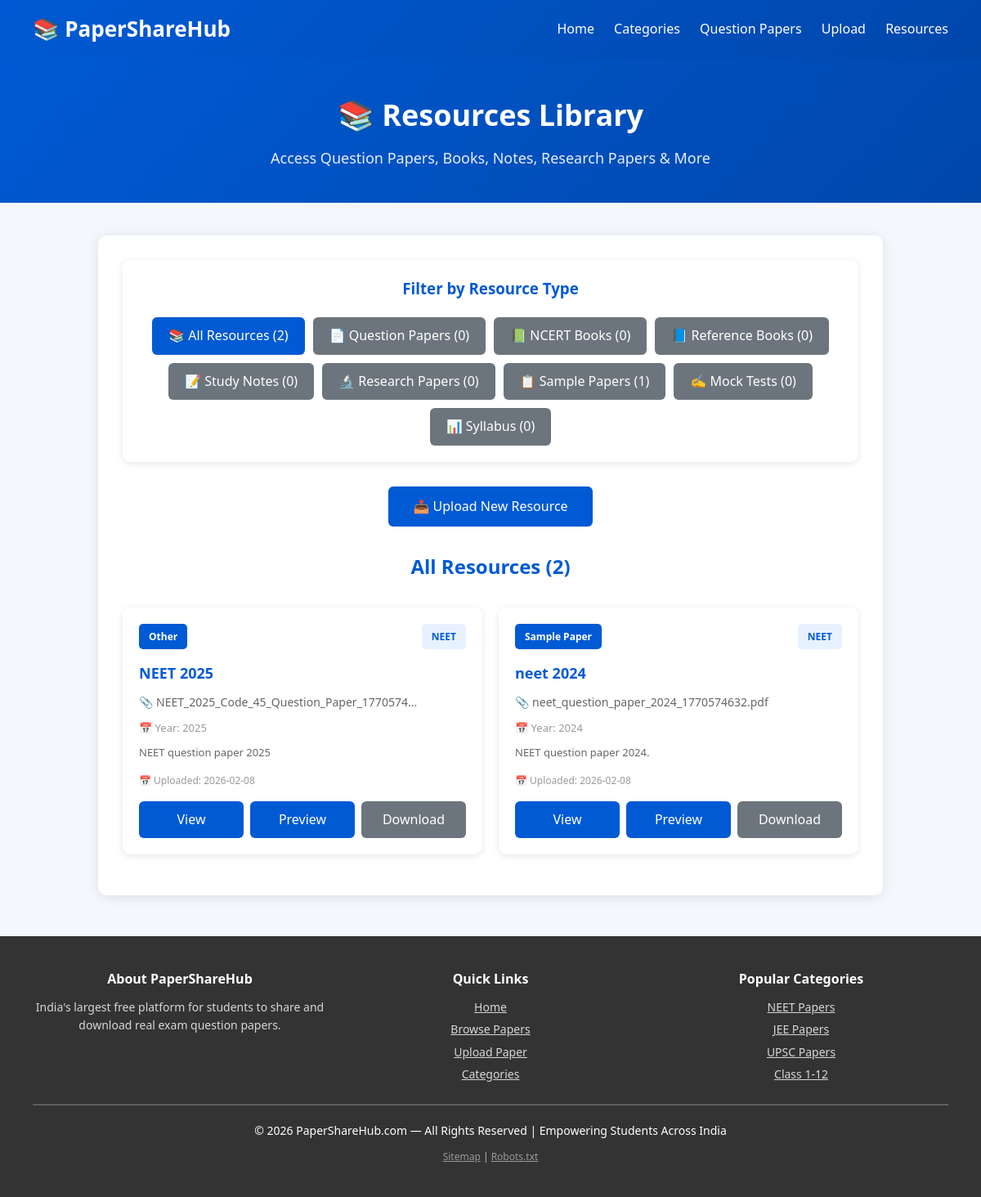
Page /resources on the committed database.
### tables this page shows
CREATE TABLE papers (
            id INTEGER PRIMARY KEY AUTOINCREMENT,
            exam_name TEXT NOT NULL,
            category TEXT NOT NULL,
            resource_type TEXT NOT NULL,
            filename TEXT NOT NULL,
            filepath TEXT NOT NULL,
            year TEXT,
            description TEXT,
            upload_date TIMESTAMP DEFAULT CURRENT_TIMESTAMP
        );

### app.py (the view)
@app.route("/resources")
def resources():
    resource_type = request.args.get("type", "all")
    conn = connect_db()
    if resource_type == "all":
        cur = conn.execute("SELECT * FROM papers ORDER BY resource_type, upload_date DESC")
    else:
        cur = conn.execute(
            "SELECT * FROM papers WHERE resource_type = ? ORDER BY upload_date DESC",
            (resource_type,)
        )
    resources = cur.fetchall()
    resource_counts = {}
    count_cur = conn.execute("SELECT resource_type, COUNT(*) as count FROM papers GROUP BY resource_type")
    for row in count_cur.fetchall():
        resource_counts[row['resource_type']] = row['count']
    conn.close()
    return render_template("resources.html",
                          resources=resources,
                          resource_type=resource_type,
                          resource_counts=resource_counts)

### app.py (called while the page is built)
def connect_db():
    conn = sqlite3.connect("database/database.db")
    conn.row_factory = sqlite3.Row
    return conn

### templates/resources.html (shortened to what this page needs)
{% extends "base.html" %}
{% block content %}
<div style="background: linear-gradient(135deg, #005ad4 0%, #0047ab 100%); padding: 40px 20px; color: white; text-align: center;">
    <h1 style="font-size: 36px; margin-bottom: 10px;">📚 Resources Library</h1>
    <p style="font-size: 18px; opacity: 0.9;">Access Question Papers, Books, Notes, Research Papers & More</p>
</div>
<div class="intro" style="max-width: 1200px;">
    <div style="background: white; padding: 20px; border-radius: 10px; margin-bottom: 30px; box-shadow: 0 2px 10px rgba(0,0,0,0.1);">
        <h3 style="text-align: center; margin-bottom: 20px; color: #005ad4;">Filter by Resource Type</h3>
        <div style="display: flex; flex-wrap: wrap; gap: 10px; justify-content: center;">
            <a href="/resources?type=all" class="btn {% if resource_type == 'all' %}{% else %}btn-secondary{% endif %}" style="padding: 10px 20px;">
                📚 All Resources ({{ resource_counts.values()|sum if resource_counts else 0 }})
            </a>
            <a href="/resources?type=Question Paper" class="btn {% if resource_type == 'Question Paper' %}{% else %}btn-secondary{% endif %}" style="padding: 10px 20px;">
                📄 Question Papers ({{ resource_counts.get('Question Paper', 0) }})
            </a>
            <a href="/resources?type=NCERT Book" class="btn {% if resource_type == 'NCERT Book' %}{% else %}btn-secondary{% endif %}" style="padding: 10px 20px;">
                📗 NCERT Books ({{ resource_counts.get('NCERT Book', 0) }})
            </a>
            <a href="/resources?type=Reference Book" class="btn {% if resource_type == 'Reference Book' %}{% else %}btn-secondary{% endif %}" style="padding: 10px 20px;">
                📘 Reference Books ({{ resource_counts.get('Reference Book', 0) }})
            </a>
            <a href="/resources?type=Study Notes" class="btn {% if resource_type == 'Study Notes' %}{% else %}btn-secondary{% endif %}" style="padding: 10px 20px;">
                📝 Study Notes ({{ resource_counts.get('Study Notes', 0) }})
            </a>
            <a href="/resources?type=Research Paper" class="btn {% if resource_type == 'Research Paper' %}{% else %}btn-secondary{% endif %}" style="padding: 10px 20px;">
                🔬 Research Papers ({{ resource_counts.get('Research Paper', 0) }})
            </a>
            <a href="/resources?type=Sample Paper" class="btn {% if resource_type == 'Sample Paper' %}{% else %}btn-secondary{% endif %}" style="padding: 10px 20px;">
                📋 Sample Papers ({{ resource_counts.get('Sample Paper', 0) }})
            </a>
            <a href="/resources?type=Mock Test" class="btn {% if resource_type == 'Mock Test' %}{% else %}btn-secondary{% endif %}" style="padding: 10px 20px;">
                ✍️ Mock Tests ({{ resource_counts.get('Mock Test', 0) }})
            </a>
            <a href="/resources?type=Syllabus" class="btn {% if resource_type == 'Syllabus' %}{% else %}btn-secondary{% endif %}" style="padding: 10px 20px;">
                📊 Syllabus ({{ resource_counts.get('Syllabus', 0) }})
            </a>
        </div>
    </div>
    <div style="text-align: center; margin-bottom: 30px;">
        <a href="/upload" class="btn" style="padding: 12px 30px; font-size: 16px;">📤 Upload New Resource</a>
    </div>
    {% if resources %}
        <h2 style="text-align: center; color: #005ad4; margin-bottom: 30px;">
            {% if resource_type == 'all' %}
                All Resources ({{ resources|length }})
            {% else %}
                {{ resource_type }} ({{ resources|length }})
            {% endif %}
        </h2>
        <div style="display: grid; grid-template-columns: repeat(auto-fill, minmax(320px, 1fr)); gap: 20px;">
            {% for resource in resources %}
            <div class="paper-card" style="background: white; padding: 20px; border-radius: 10px; box-shadow: 0 2px 10px rgba(0,0,0,0.1); transition: all 0.3s;">
                <div style="display: flex; justify-content: space-between; margin-bottom: 15px; flex-wrap: wrap; gap: 8px;">
                    <span style="background: #005ad4; color: white; padding: 6px 12px; border-radius: 5px; font-size: 12px; font-weight: bold;">
                        {{ resource.resource_type }}
                    </span>
                    <span style="background: #e8f2ff; color: #005ad4; padding: 6px 12px; border-radius: 5px; font-size: 12px; font-weight: bold;">
                        {{ resource.category }}
                    </span>
                </div>
                <h3 style="color: #333; font-size: 18px; margin-bottom: 10px;">
                    <a href="/exam/{{ resource.category }}/{{ resource.exam_name }}" style="color: #005ad4; text-decoration: none;">
                        {{ resource.exam_name }}
                    </a>
                </h3>
                <p style="color: #666; font-size: 14px; margin-bottom: 10px;">
                    📎 {{ resource.filename[:40] }}{% if resource.filename|length > 40 %}...{% endif %}
                </p>
                {% if resource.year %}
                <p style="color: #999; font-size: 13px; margin-bottom: 10px;">
                    📅 Year: {{ resource.year }}
                </p>
                {% endif %}
                {% if resource.description %}
                <p style="color: #666; font-size: 13px; margin-bottom: 15px; line-height: 1.5;">
                    {{ resource.description[:80] }}{% if resource.description|length > 80 %}...{% endif %}
                </p>
                {% endif %}
                <div style="font-size: 12px; color: #999; margin-bottom: 15px;">
                    📅 Uploaded: {{ resource.upload_date[:10] }}
                </div>
                <div style="display: flex; gap: 8px; flex-wrap: wrap;">
                    <a href="/paper/{{ resource.id }}" class="btn" style="flex: 1; text-align: center; padding: 10px;">
                        View
                    </a>
                    <a href="/view/{{ resource.filename }}" class="btn" style="flex: 1; text-align: center; padding: 10px;" target="_blank">
                        Preview
                    </a>
                    <a href="/download/{{ resource.filename }}" class="btn btn-secondary" style="flex: 1; text-align: center; padding: 10px;">
                        Download
                    </a>
                </div>
            </div>
            {% endfor %}
        </div>
    {% endif %}
</div>
{% endblock %}

### static/css/style.css (style rules this page uses)
* { margin: 0; padding: 0; box-sizing: border-box; }
body { font-family: 'Segoe UI', Tahoma, Geneva, Verdana, sans-serif; background: #f4f7fc; color: #333; line-height: 1.6; }
.intro { width: 80%; max-width: 900px; margin: 40px auto; background: white; padding: 30px; box-shadow: 0 2px 15px rgba(0,0,0,0.1); border-radius: 10px; }
.intro h2 { color: #005ad4; margin-bottom: 15px; }
.intro p { margin-bottom: 15px; font-size: 16px; }
.paper-card { background: white; padding: 25px; box-shadow: 0 2px 10px rgba(0,0,0,0.1); border-radius: 10px; margin-bottom: 20px; transition: box-shadow 0.3s; }
.paper-card h3 { color: #005ad4; margin-bottom: 10px; }
.paper-card p { margin: 5px 0; color: #666; }
.btn { background: #005ad4; padding: 12px 25px; color: white; text-decoration: none; border-radius: 6px; display: inline-block; font-weight: 500; border: none; cursor: pointer; transition: background 0.3s; }
.btn-secondary { background: #6c757d; }

### rows in the picture
papers: resource_type "Other", category "NEET", exam_name "NEET 2025", filename "NEET_2025_Code_45_Question_Paper_1770574", year "2025", description "NEET question paper 2025", upload_date "2026-02-08"
papers: resource_type "Sample Paper", category "NEET", exam_name "neet 2024", filename "neet_question_paper_2024_1770574632.pdf", year "2024", description "NEET question paper 2024.", upload_date "2026-02-08"

### other values in the picture
{{ resource_counts.values()|sum if resource_counts else 0 }} "2"
{{ resource_counts.get('Question Paper', 0) }} "0"
{{ resource_counts.get('NCERT Book', 0) }} "0"
{{ resource_counts.get('Reference Book', 0) }} "0"
{{ resource_counts.get('Study Notes', 0) }} "0"
{{ resource_counts.get('Research Paper', 0) }} "0"
{{ resource_counts.get('Sample Paper', 0) }} "1"
{{ resource_counts.get('Mock Test', 0) }} "0"
{{ resource_counts.get('Syllabus', 0) }} "0"
{{ resources|length }} "2"
